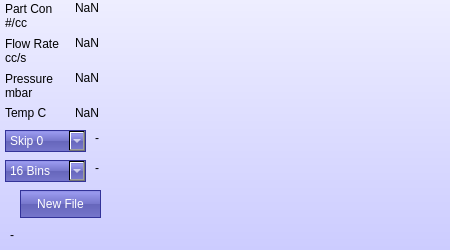
<?xml version="1.0" encoding="UTF-8"?>
<ui version="4.0">
 <class>MainWindow</class>
 <widget class="QMainWindow" name="MainWindow">
  <property name="geometry">
   <rect>
    <x>0</x>
    <y>0</y>
    <width>450</width>
    <height>250</height>
   </rect>
  </property>
  <property name="windowTitle">
   <string>POPS Data</string>
  </property>
  <property name="styleSheet">
   <string notr="true">#MainWindow{
	background-color: rgb(0, 0, 127);
}

#centralWidget{
background: QLinearGradient(x1: 0, y1: 0, x2: 0, y2: 1, stop: 0 #eef, stop: 1 #ccf);
}

QPushButton{
color: white;
background-color: QLinearGradient(x1: 0, y1: 0, x2: 0, y2: 1, stop: 0 #88d, stop: 0.1 #99e, stop: 0.49 #77c, stop:0.5 #66b, stop: 1 #77c);
border-width: 1px;
border-color: #339;
border-style: solid;
}

QComboBox{
color: white;
background-color: QLinearGradient(x1: 0, y1: 0, x2: 0, y2: 1, stop: 0 #88d, stop: 0.1 #99e, stop: 0.49 #77c, stop:0.5 #66b, stop: 1 #77c);
border-width: 1px;
border-color: #339;
border-style: solid;
}

</string>
  </property>
  <widget class="QWidget" name="centralWidget">
   <widget class="QLabel" name="statusLabel">
    <property name="geometry">
     <rect>
      <x>10</x>
      <y>225</y>
      <width>406</width>
      <height>20</height>
     </rect>
    </property>
    <property name="text">
     <string>-</string>
    </property>
   </widget>
   <widget class="QLabel" name="PartConL">
    <property name="geometry">
     <rect>
      <x>5</x>
      <y>0</y>
      <width>61</width>
      <height>31</height>
     </rect>
    </property>
    <property name="text">
     <string>Part Con #/cc</string>
    </property>
    <property name="wordWrap">
     <bool>true</bool>
    </property>
   </widget>
   <widget class="QLabel" name="FlowRateL">
    <property name="geometry">
     <rect>
      <x>5</x>
      <y>35</y>
      <width>66</width>
      <height>31</height>
     </rect>
    </property>
    <property name="text">
     <string>Flow Rate cc/s</string>
    </property>
    <property name="wordWrap">
     <bool>true</bool>
    </property>
   </widget>
   <widget class="QLabel" name="PressL">
    <property name="geometry">
     <rect>
      <x>5</x>
      <y>70</y>
      <width>61</width>
      <height>31</height>
     </rect>
    </property>
    <property name="text">
     <string>Pressure mbar</string>
    </property>
    <property name="wordWrap">
     <bool>true</bool>
    </property>
   </widget>
   <widget class="QLabel" name="TempCL">
    <property name="geometry">
     <rect>
      <x>5</x>
      <y>105</y>
      <width>61</width>
      <height>16</height>
     </rect>
    </property>
    <property name="text">
     <string>Temp C</string>
    </property>
    <property name="wordWrap">
     <bool>true</bool>
    </property>
   </widget>
   <widget class="QLabel" name="PartCon">
    <property name="geometry">
     <rect>
      <x>75</x>
      <y>0</y>
      <width>51</width>
      <height>16</height>
     </rect>
    </property>
    <property name="text">
     <string>NaN</string>
    </property>
   </widget>
   <widget class="QLabel" name="FlowRate">
    <property name="geometry">
     <rect>
      <x>75</x>
      <y>35</y>
      <width>51</width>
      <height>16</height>
     </rect>
    </property>
    <property name="text">
     <string>NaN</string>
    </property>
   </widget>
   <widget class="QLabel" name="Press">
    <property name="geometry">
     <rect>
      <x>75</x>
      <y>70</y>
      <width>51</width>
      <height>16</height>
     </rect>
    </property>
    <property name="text">
     <string>NaN</string>
    </property>
   </widget>
   <widget class="QLabel" name="TempC">
    <property name="geometry">
     <rect>
      <x>75</x>
      <y>105</y>
      <width>51</width>
      <height>16</height>
     </rect>
    </property>
    <property name="text">
     <string>NaN</string>
    </property>
   </widget>
   <widget class="QComboBox" name="SkipSet">
    <property name="geometry">
     <rect>
      <x>5</x>
      <y>130</y>
      <width>81</width>
      <height>22</height>
     </rect>
    </property>
    <item>
     <property name="text">
      <string>Skip 0</string>
     </property>
    </item>
    <item>
     <property name="text">
      <string>Skip 9</string>
     </property>
    </item>
    <item>
     <property name="text">
      <string>Skip 99</string>
     </property>
    </item>
   </widget>
   <widget class="QComboBox" name="BinsSet">
    <property name="geometry">
     <rect>
      <x>5</x>
      <y>160</y>
      <width>81</width>
      <height>22</height>
     </rect>
    </property>
    <property name="styleSheet">
     <string notr="true"/>
    </property>
    <item>
     <property name="text">
      <string>16 Bins</string>
     </property>
    </item>
    <item>
     <property name="text">
      <string>25 Bins</string>
     </property>
    </item>
    <item>
     <property name="text">
      <string>100 Bins</string>
     </property>
    </item>
    <item>
     <property name="text">
      <string>200 Bins</string>
     </property>
    </item>
   </widget>
   <widget class="QLabel" name="Skip">
    <property name="geometry">
     <rect>
      <x>95</x>
      <y>130</y>
      <width>41</width>
      <height>16</height>
     </rect>
    </property>
    <property name="text">
     <string>-</string>
    </property>
   </widget>
   <widget class="QLabel" name="Bins">
    <property name="geometry">
     <rect>
      <x>95</x>
      <y>160</y>
      <width>41</width>
      <height>16</height>
     </rect>
    </property>
    <property name="text">
     <string>-</string>
    </property>
   </widget>
   <widget class="QPushButton" name="newFileButton">
    <property name="geometry">
     <rect>
      <x>20</x>
      <y>190</y>
      <width>81</width>
      <height>28</height>
     </rect>
    </property>
    <property name="styleSheet">
     <string notr="true"/>
    </property>
    <property name="text">
     <string>New File</string>
    </property>
   </widget>
   <widget class="QCustomPlot" name="hPlot" native="true">
    <property name="geometry">
     <rect>
      <x>140</x>
      <y>0</y>
      <width>301</width>
      <height>221</height>
     </rect>
    </property>
   </widget>
  </widget>
 </widget>
 <layoutdefault spacing="6" margin="11"/>
 <customwidgets>
  <customwidget>
   <class>QCustomPlot</class>
   <extends>QWidget</extends>
   <header>qcustomplot.h</header>
   <container>1</container>
  </customwidget>
 </customwidgets>
 <resources/>
 <connections/>
</ui>
